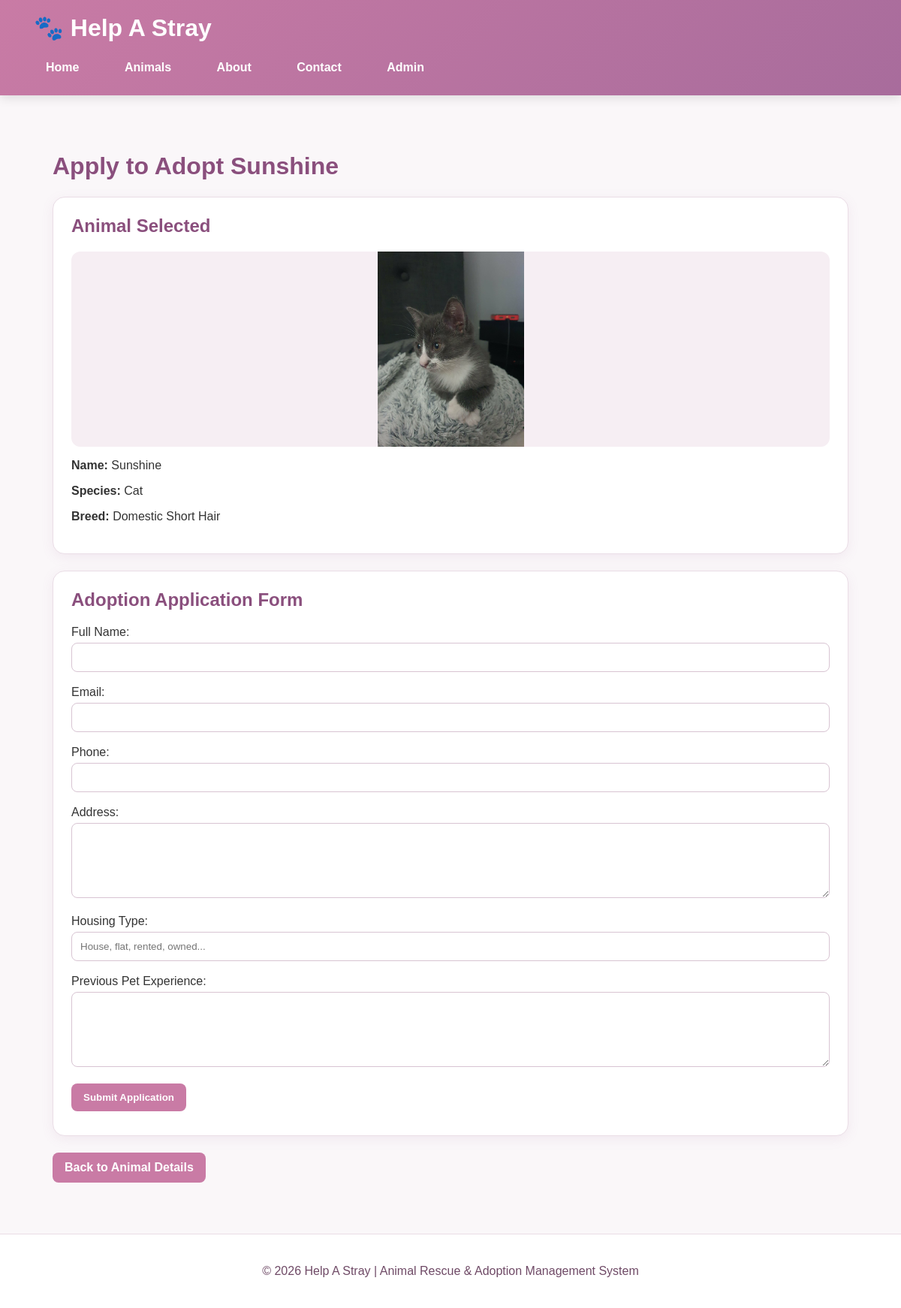
The app's page /public/apply.php?id=2 with its own data.
### tables this page shows
CREATE TABLE `animals` (
  `animal_id` int(11) NOT NULL,
  `name` varchar(100) NOT NULL,
  `species` varchar(50) NOT NULL,
  `breed` varchar(100) DEFAULT NULL,
  `age` int(11) DEFAULT NULL,
  `gender` enum('Male','Female') NOT NULL,
  `description` text DEFAULT NULL,
  `image` varchar(255) DEFAULT NULL,
  `status` enum('Available','Reserved','Adopted') DEFAULT 'Available',
  `created_at` timestamp NOT NULL DEFAULT current_timestamp()
);

### public/apply.php (the view, shortened to what this page needs)
<?php
require_once '../config/db.php';
$animal_id = $_GET['id'];
$stmt = $pdo->prepare("SELECT * FROM animals WHERE animal_id = ?");
$stmt->execute([$animal_id]);
$animal = $stmt->fetch(PDO::FETCH_ASSOC);
require_once '../includes/header.php';
?>
<h1>Apply to Adopt <?php echo htmlspecialchars($animal['name']); ?></h1>
<div class="card">
    <h2>Animal Selected</h2>
    <?php if (!empty($animal['image'])): ?>
                <img
                    class="animal-image"
                    src="uploads/<?php echo htmlspecialchars($animal['image']); ?>"
                    alt="<?php echo htmlspecialchars($animal['name']); ?>">
            <?php endif; ?>
    <p><strong>Name:</strong> <?php echo htmlspecialchars($animal['name']); ?></p>
    <p><strong>Species:</strong> <?php echo htmlspecialchars($animal['species']); ?></p>
    <p><strong>Breed:</strong> <?php echo htmlspecialchars($animal['breed']); ?></p>
</div>
<div class="card">
    <h2>Adoption Application Form</h2>
    <form action="submit-application.php" method="POST">
        <label>Full Name:</label>
        <input type="text" name="full_name" required>
        <br><br>
        <label>Email:</label>
        <input type="email" name="email" required>
        <br><br>
        <label>Phone:</label>
        <input type="text" name="phone">
        <br><br>
        <label>Address:</label>
        <textarea name="address" required></textarea>
        <br><br>
        <label>Housing Type:</label>
        <input
            type="text"
            name="housing_type"
            placeholder="House, flat, rented, owned..."
            required>
        <br><br>
        <label>Previous Pet Experience:</label>
        <textarea name="experience" required></textarea>
        <br><br>
        <button type="submit">Submit Application</button>
    </form>
</div>
<a class="btn" href="animal-details.php?id=<?php echo $animal['animal_id']; ?>">
    Back to Animal Details
</a>
<?php require_once '../includes/footer.php'; ?>

### public/css/style.css (style rules this page uses)
* { box-sizing: border-box; }
body { background-color: red; }
body { font-family: Arial, sans-serif; margin: 0; background-color: #faf7f9; color: #333; }
.card { background: white; padding: 24px; margin-bottom: 22px; border-radius: 16px; border: 1px solid #eadde6; box-shadow: 0 4px 16px rgba(168, 108, 156, 0.10); transition: 0.2s ease; }
h1, h2, h3 { color: #8a4f7d; }
.card h2 { margin-top: 0; color: #8a4f7d; }
a { color: #8a4f7d; }
button, .btn { background-color: #c97ba5; color: white; border: none; padding: 11px 16px; border-radius: 8px; text-decoration: none; cursor: pointer; display: inline-block; font-weight: bold; margin-right: 8px; margin-bottom: 8px; }
input, select, textarea { width: 100%; padding: 11px; margin-top: 5px; border: 1px solid #d8c4d2; border-radius: 8px; background: #fff; }
textarea { min-height: 100px; }
img { max-width: 100%; }
.card img { display: block; }
.animal-image { width: 100%; height: 260px; object-fit: contain; background-color: #f6eef3; border-radius: 12px; margin-bottom: 15px; }

### records on screen
animals: name "Sunshine", image (picture), species "Cat", breed "Domestic Short Hair"
